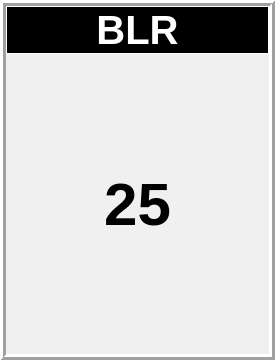
                   <widget class="QFrame" name="frame_value_BLR_score">
                    <property name="minimumSize">
                     <size>
                      <width>275</width>
                      <height>300</height>
                     </size>
                    </property>
                    <property name="autoFillBackground">
                     <bool>false</bool>
                    </property>
                    <property name="styleSheet">
                     <string notr="true">background-color: rgb(240, 240, 240);</string>
                    </property>
                    <property name="frameShape">
                     <enum>QFrame::Box</enum>
                    </property>
                    <property name="frameShadow">
                     <enum>QFrame::Raised</enum>
                    </property>
                    <property name="lineWidth">
                     <number>3</number>
                    </property>
                    <layout class="QVBoxLayout" name="verticalLayout_12">
                     <property name="spacing">
                      <number>0</number>
                     </property>
                     <property name="leftMargin">
                      <number>0</number>
                     </property>
                     <property name="topMargin">
                      <number>0</number>
                     </property>
                     <property name="rightMargin">
                      <number>0</number>
                     </property>
                     <property name="bottomMargin">
                      <number>0</number>
                     </property>
                     <item>
                      <widget class="QLabel" name="label_BLR_score">
                       <property name="sizePolicy">
                        <sizepolicy hsizetype="Expanding" vsizetype="Expanding">
                         <horstretch>0</horstretch>
                         <verstretch>0</verstretch>
                        </sizepolicy>
                       </property>
                       <property name="maximumSize">
                        <size>
                         <width>16777215</width>
                         <height>50</height>
                        </size>
                       </property>
                       <property name="font">
                        <font>
                         <pointsize>30</pointsize>
                         <weight>75</weight>
                         <bold>true</bold>
                        </font>
                       </property>
                       <property name="styleSheet">
                        <string notr="true">color: rgb(255, 255, 255);
background-color: rgb(0, 0, 0);</string>
                       </property>
                       <property name="frameShape">
                        <enum>QFrame::Box</enum>
                       </property>
                       <property name="text">
                        <string>BLR</string>
                       </property>
                       <property name="alignment">
                        <set>Qt::AlignCenter</set>
                       </property>
                      </widget>
                     </item>
                     <item>
                      <widget class="QWidget" name="widget_value_BLR_score" native="true">
                       <property name="minimumSize">
                        <size>
                         <width>0</width>
                         <height>300</height>
                        </size>
                       </property>
                       <layout class="QGridLayout" name="gridLayout_14">
                        <item row="0" column="0">
                         <widget class="QLabel" name="label_value_BLR_score">
                          <property name="sizePolicy">
                           <sizepolicy hsizetype="Expanding" vsizetype="Expanding">
                            <horstretch>0</horstretch>
                            <verstretch>0</verstretch>
                           </sizepolicy>
                          </property>
                          <property name="font">
                           <font>
                            <pointsize>45</pointsize>
                            <weight>75</weight>
                            <bold>true</bold>
                           </font>
                          </property>
                          <property name="text">
                           <string>25</string>
                          </property>
                          <property name="alignment">
                           <set>Qt::AlignCenter</set>
                          </property>
                         </widget>
                        </item>
                       </layout>
                      </widget>
                     </item>
                    </layout>
                   </widget>
